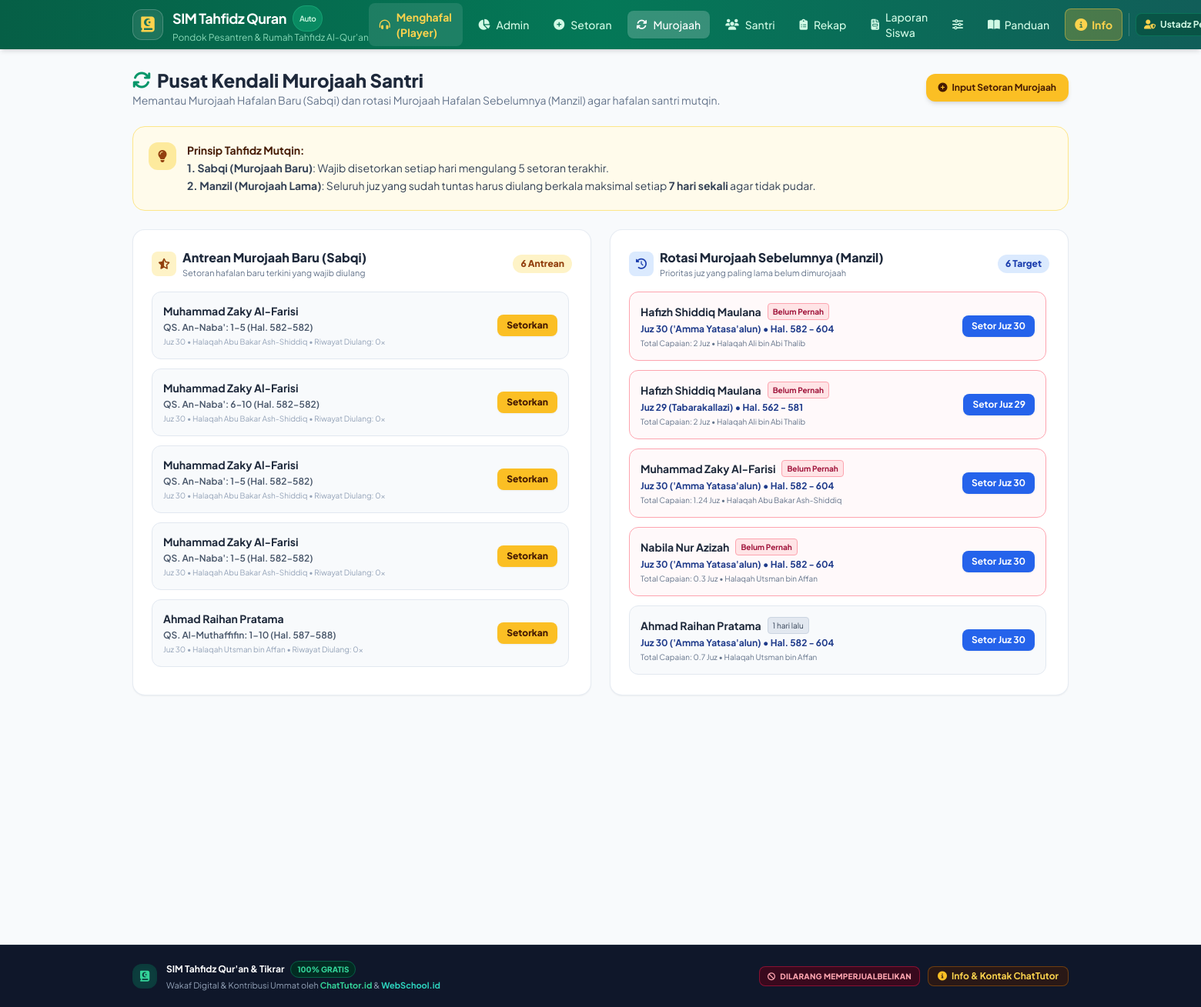
The app's page /murojaah (signed in), older data.
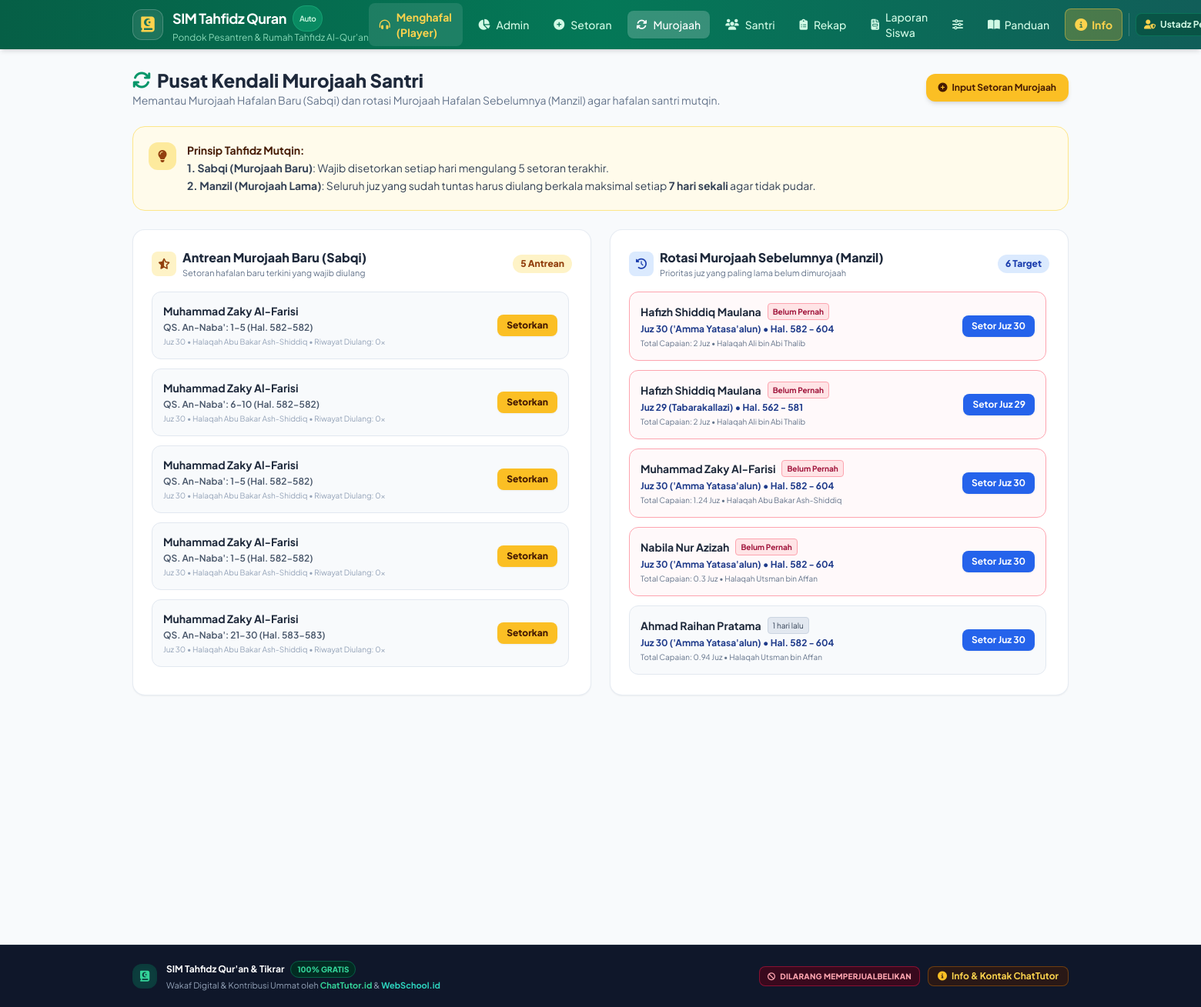
The same page, newer data.
### tables this page shows
CREATE TABLE murojaah_antrean (
                id INTEGER PRIMARY KEY AUTOINCREMENT,
                santri_id INTEGER NOT NULL,
                jenis TEXT NOT NULL CHECK(jenis IN ('baru', 'sebelumnya')),
                judul TEXT NOT NULL,
                surah_mulai_id INTEGER,
                ayat_mulai INTEGER,
                surah_selesai_id INTEGER,
                ayat_selesai INTEGER,
                halaman_mulai INTEGER,
                halaman_selesai INTEGER,
                juz INTEGER,
                status TEXT CHECK(status IN ('menunggu', 'selesai', 'dilewati')) DEFAULT 'menunggu',
                frekuensi INTEGER DEFAULT 0,
                tanggal_terakhir_setoran DATE,
                created_at DATETIME DEFAULT CURRENT_TIMESTAMP,
                FOREIGN KEY (santri_id) REFERENCES santri(id) ON DELETE CASCADE
            );

CREATE TABLE santri (
                id INTEGER PRIMARY KEY AUTOINCREMENT,
                nis TEXT UNIQUE NOT NULL,
                nama TEXT NOT NULL,
                jenis_kelamin TEXT CHECK(jenis_kelamin IN ('L', 'P')) DEFAULT 'L',
                halaqah_id INTEGER,
                target_juz INTEGER DEFAULT 30,
                arah_hafalan TEXT DEFAULT 'juz30_mundur', -- 'juz30_mundur' atau 'juz1_maju'
                terakhir_surah_id INTEGER DEFAULT 78,
                terakhir_ayat INTEGER DEFAULT 0,
                terakhir_halaman INTEGER DEFAULT 582,
                terakhir_juz INTEGER DEFAULT 30,
                total_halaman_hafal REAL DEFAULT 0,
                total_juz_hafal REAL DEFAULT 0,
                status_aktif INTEGER DEFAULT 1,
                foto TEXT,
                created_at DATETIME DEFAULT CURRENT_TIMESTAMP,
                updated_at DATETIME DEFAULT CURRENT_TIMESTAMP,
                FOREIGN KEY (halaqah_id) REFERENCES halaqah(id) ON DELETE SET NULL
            );

CREATE TABLE halaqah (
                id INTEGER PRIMARY KEY AUTOINCREMENT,
                nama TEXT NOT NULL,
                pembimbing TEXT NOT NULL,
                keterangan TEXT,
                created_at DATETIME DEFAULT CURRENT_TIMESTAMP
            );

### app/Models/Santri.php (called while the page is built, shortened)
<?php
class Santri
{
    private PDO $db;
    public function __construct(?PDO $db = null)
    {
        $this->db = $db ?? Database::getConnection();
    }
    public function getAll(string $search = '', ?int $halaqahId = null, string $status = 'aktif'): array
    {
        $sql = "
            SELECT s.*, h.nama as halaqah_nama, h.pembimbing as halaqah_pembimbing
            FROM santri s
            LEFT JOIN halaqah h ON s.halaqah_id = h.id
            WHERE 1=1
        ";
        $params = [];
        if ($status === 'aktif') {
            $sql .= " AND s.status_aktif = 1";
        } elseif ($status === 'nonaktif') {
            $sql .= " AND s.status_aktif = 0";
        }
        $sql .= " ORDER BY s.nama ASC";
        $stmt = $this->db->prepare($sql);
        $stmt->execute($params);
        $santriList = $stmt->fetchAll();
        foreach ($santriList as &$s) {
            $surah = QuranData::getSurah((int)$s['terakhir_surah_id']);
            $s['surah_nama'] = $surah['nama'] ?? 'Surah ' . $s['terakhir_surah_id'];
            $targetJuz = (int)($s['target_juz'] ?: 30);
        }
        return $santriList;
    }
}

### app/QuranData.php (called while the page is built, shortened)
<?php
class QuranData
{
    public static function getSurah(int $surahId): ?array
    {
        return self::$surahs[$surahId] ?? null;
    }
    public static function getJuz(int $juz): ?array
    {
        return self::$juzList[$juz] ?? null;
    }
}

### app/ProgressEngine.php (called while the page is built, shortened)
<?php
class ProgressEngine
{
    private PDO $db;
    public function __construct(?PDO $db = null)
    {
        $this->db = $db ?? Database::getConnection();
    }
    public function getMurojaahSebelumnyaRecommendations(int $santriId): array
    {
        $santri = $this->getSantri($santriId);
        $totalJuz = (float) $santri['total_juz_hafal'];
        $arah = $santri['arah_hafalan'] ?? 'juz30_mundur';
        $juzHafal = [];
        $jumlahJuzPenuh = (int) floor($totalJuz);
        if ($arah === 'juz30_mundur') {
            for ($i = 0; $i < max(1, $jumlahJuzPenuh); $i++) {
                $juzHafal[] = 30 - $i;
            }
        } else {
            for ($i = 1; $i <= max(1, $jumlahJuzPenuh); $i++) {
                $juzHafal[] = $i;
            }
        }
        $recommendations = [];
        foreach ($juzHafal as $jNum) {
            $juzInfo = QuranData::getJuz($jNum);
            $stmt = $this->db->prepare("
                SELECT tanggal_setoran, penilaian, status_kelulusan
                FROM setoran
                WHERE santri_id = ? AND juz = ? AND jenis_setoran = 'murojaah_sebelumnya'
                ORDER BY tanggal_setoran DESC, id DESC
                LIMIT 1
            ");
            $stmt->execute([$santriId, $jNum]);
            $lastMurojaah = $stmt->fetch();
            $tgl = $lastMurojaah['tanggal_setoran'] ?? null;
            $hariLalu = null;
            $urgensi = 'Normal';
            if ($tgl) {
                $diff = (new \DateTime())->diff(new \DateTime($tgl));
                $hariLalu = (int) $diff->days;
            } else {
                $hariLalu = 999;
                $urgensi = 'Belum Pernah Murojaah';
            }
            $recommendations[] = [
                'juz' => $jNum,
                'nama' => $juzInfo['nama'],
                'halaman' => "Hal. {$juzInfo['hal_mulai']} - {$juzInfo['hal_selesai']}",
                'terakhir_murojaah' => $tgl,
                'hari_lalu' => $hariLalu,
                'urgensi' => $urgensi,
                'penilaian_terakhir' => $lastMurojaah['penilaian'] ?? '-'
            ];
        }
        usort($recommendations, fn($a, $b) => $b['hari_lalu'] <=> $a['hari_lalu']);
        return $recommendations;
    }
    public function getSantri(int $id): ?array
    {
        $stmt = $this->db->prepare("
            SELECT s.*, h.nama as halaqah_nama, h.pembimbing as halaqah_pembimbing
            FROM santri s
            LEFT JOIN halaqah h ON s.halaqah_id = h.id
            WHERE s.id = ?
        ");
        $stmt->execute([$id]);
        $row = $stmt->fetch();
        return $row ?: null;
    }
}

### views/murojaah_center.php (the view, shortened to what the changed rows need)
<?php
$db = Database::getConnection();
$santriModel = new Santri($db);
$engine = new ProgressEngine($db);
$allSantri = $santriModel->getAll();
$stmtSabqiAll = $db->query("
    SELECT ma.*, s.nama as santri_nama, s.nis as santri_nis, h.nama as halaqah_nama
    FROM murojaah_antrean ma
    JOIN santri s ON ma.santri_id = s.id
    LEFT JOIN halaqah h ON s.halaqah_id = h.id
    WHERE ma.jenis = 'baru' AND ma.status = 'menunggu'
    ORDER BY ma.id DESC
");
$allSabqi = $stmtSabqiAll->fetchAll();
$manzilAlerts = [];
foreach ($allSantri as $s) {
    $recs = $engine->getMurojaahSebelumnyaRecommendations((int)$s['id']);
    if (!empty($recs)) {
        foreach (array_slice($recs, 0, 2) as $r) {
            $manzilAlerts[] = [
                'santri' => $s,
                'juz' => $r['juz'],
                'nama' => $r['nama'],
                'halaman' => $r['halaman'],
                'hari_lalu' => $r['hari_lalu'],
                'urgensi' => $r['urgensi'],
            ];
        }
    }
}
usort($manzilAlerts, fn($a, $b) => $b['hari_lalu'] <=> $a['hari_lalu']);
?>
<div class="space-y-6">
    <div class="flex flex-col sm:flex-row sm:items-center justify-between gap-4">
        <div>
            <h2 class="text-2xl font-extrabold text-slate-800 flex items-center gap-2">
                <i class="fa-solid fa-arrows-rotate text-emerald-600"></i> Pusat Kendali Murojaah Santri
            </h2>
            <p class="text-sm text-slate-500">
                Memantau Murojaah Hafalan Baru (Sabqi) dan rotasi Murojaah Hafalan Sebelumnya (Manzil) agar hafalan santri mutqin.
            </p>
        </div>
        <a href="setoran" class="inline-flex items-center gap-1.5 text-xs font-bold text-amber-950 bg-amber-400 hover:bg-amber-300 px-4 py-2.5 rounded-xl shadow-md transition-all self-start sm:self-auto">
            <i class="fa-solid fa-plus-circle"></i> Input Setoran Murojaah
        </a>
    </div>
    <div class="bg-amber-50 border border-amber-200 rounded-2xl p-4 sm:p-5 flex items-start gap-3.5 text-amber-950">
        <div class="w-9 h-9 rounded-xl bg-amber-200/80 text-amber-800 flex items-center justify-center flex-shrink-0 text-base">
            <i class="fa-solid fa-lightbulb"></i>
        </div>
        <div class="text-xs sm:text-sm">
            <h4 class="font-bold">Prinsip Tahfidz Mutqin:</h4>
            <p class="text-slate-700 mt-0.5 leading-relaxed">
                <b>1. Sabqi (Murojaah Baru)</b>: Wajib disetorkan setiap hari mengulang 5 setoran terakhir.<br>
                <b>2. Manzil (Murojaah Lama)</b>: Seluruh juz yang sudah tuntas harus diulang berkala maksimal setiap <b>7 hari sekali</b> agar tidak pudar.
            </p>
        </div>
    </div>
    <div class="grid grid-cols-1 lg:grid-cols-2 gap-6">
        <div class="bg-white rounded-2xl p-5 sm:p-6 shadow-sm border border-slate-200/80">
            <div class="flex items-center justify-between mb-4">
                <div class="flex items-center gap-2">
                    <span class="w-8 h-8 rounded-lg bg-amber-100 text-amber-800 flex items-center justify-center text-sm font-bold">
                        <i class="fa-solid fa-star-half-stroke"></i>
                    </span>
                    <div>
                        <h3 class="font-extrabold text-slate-800 text-sm sm:text-base">Antrean Murojaah Baru (Sabqi)</h3>
                        <p class="text-[11px] text-slate-500">Setoran hafalan baru terkini yang wajib diulang</p>
                    </div>
                </div>
                <span class="text-xs font-extrabold text-amber-800 bg-amber-100 px-2.5 py-1 rounded-full">
                    <?= count($allSabqi) ?> Antrean
                </span>
            </div>
            <?php if (empty($allSabqi)): ?>
                <div class="text-center py-10 bg-slate-50 rounded-xl border border-dashed border-slate-200">
                    <p class="text-xs text-slate-400">Tidak ada antrean sabqi yang menunggu saat ini.</p>
                </div>
            <?php else: ?>
                <div class="space-y-3 max-h-[500px] overflow-y-auto pr-1">
                    <?php foreach ($allSabqi as $sq): ?>
                        <div class="p-3.5 rounded-xl bg-slate-50 border border-slate-200 hover:border-amber-400 transition-all flex items-center justify-between gap-3 text-xs">
                            <div>
                                <a href="santri-detail?id=<?= $sq['santri_id'] ?>" class="font-bold text-slate-800 hover:text-emerald-700 text-sm block">
                                    <?= htmlspecialchars($sq['santri_nama']) ?>
                                </a>
                                <div class="text-slate-600 font-semibold mt-1">
                                    <?= htmlspecialchars($sq['judul']) ?>
                                </div>
                                <div class="text-[10px] text-slate-400 mt-0.5">
                                    Juz <?= $sq['juz'] ?> • <?= htmlspecialchars($sq['halaqah_nama'] ?? 'Halaqah Umum') ?> • Riwayat Diulang: <?= $sq['frekuensi'] ?>x
                                </div>
                            </div>
                            <a href="setoran?santri_id=<?= $sq['santri_id'] ?>&jenis=murojaah_baru" class="bg-amber-400 hover:bg-amber-500 text-amber-950 font-extrabold px-3 py-1.5 rounded-lg shadow-sm whitespace-nowrap text-xs">
                                Setorkan
                            </a>
                        </div>
                    <?php endforeach; ?>
                </div>
            <?php endif; ?>
        </div>
        <div class="bg-white rounded-2xl p-5 sm:p-6 shadow-sm border border-slate-200/80">
            <div class="flex items-center justify-between mb-4">
                <div class="flex items-center gap-2">
                    <span class="w-8 h-8 rounded-lg bg-blue-100 text-blue-800 flex items-center justify-center text-sm font-bold">
                        <i class="fa-solid fa-clock-rotate-left"></i>
                    </span>
                    <div>
                        <h3 class="font-extrabold text-slate-800 text-sm sm:text-base">Rotasi Murojaah Sebelumnya (Manzil)</h3>
                        <p class="text-[11px] text-slate-500">Prioritas juz yang paling lama belum dimurojaah</p>
                    </div>
                </div>
                <span class="text-xs font-extrabold text-blue-800 bg-blue-100 px-2.5 py-1 rounded-full">
                    <?= count($manzilAlerts) ?> Target
                </span>
            </div>
            <?php if (empty($manzilAlerts)): ?>
                <div class="text-center py-10 bg-slate-50 rounded-xl border border-dashed border-slate-200">
                    <p class="text-xs text-slate-400">Belum ada catatan target manzil.</p>
                </div>
            <?php else: ?>
                <div class="space-y-3 max-h-[500px] overflow-y-auto pr-1">
                    <?php foreach ($manzilAlerts as $ma):
                        $santri = $ma['santri'];
                        $isUrgent = $ma['hari_lalu'] >= 7;
                        $urgClass = $isUrgent ? 'border-rose-300 bg-rose-50/40' : 'border-slate-200 bg-slate-50';
                        $urgBadge = $isUrgent ? 'bg-rose-100 text-rose-800 font-bold border-rose-300' : 'bg-slate-200 text-slate-700 border-slate-300';
                    ?>
                        <div class="p-3.5 rounded-xl border <?= $urgClass ?> hover:border-blue-400 transition-all flex items-center justify-between gap-3 text-xs">
                            <div>
                                <div class="flex items-center gap-2">
                                    <a href="santri-detail?id=<?= $santri['id'] ?>" class="font-bold text-slate-800 hover:text-emerald-700 text-sm">
                                        <?= htmlspecialchars($santri['nama']) ?>
                                    </a>
                                    <span class="text-[10px] px-1.5 py-0.5 rounded border <?= $urgBadge ?>">
                                        <?= $ma['hari_lalu'] >= 999 ? 'Belum Pernah' : $ma['hari_lalu'] . ' hari lalu' ?>
                                    </span>
                                </div>
                                <div class="font-bold text-blue-900 mt-1">
                                    Juz <?= $ma['juz'] ?> (<?= $ma['nama'] ?>) • <?= $ma['halaman'] ?>
                                </div>
                                <div class="text-[10px] text-slate-500 mt-0.5">
                                    Total Capaian: <?= (float)$santri['total_juz_hafal'] ?> Juz • <?= htmlspecialchars($santri['halaqah_nama'] ?? 'Halaqah Umum') ?>
                                </div>
                            </div>
                            <a href="setoran?santri_id=<?= $santri['id'] ?>&jenis=murojaah_sebelumnya&juz=<?= $ma['juz'] ?>" class="bg-blue-600 hover:bg-blue-700 text-white font-bold px-3 py-1.5 rounded-lg shadow-sm whitespace-nowrap text-xs">
                                Setor Juz <?= $ma['juz'] ?>
                            </a>
                        </div>
                    <?php endforeach; ?>
                </div>
            <?php endif; ?>
        </div>
    </div>
</div>

Row changes from the older to the newer data that the page shows:
no longer on this page (row edited): murojaah_antrean: santri.nama "Ahmad Raihan Pratama", judul "QS. Al-Muthaffifin: 1-10 (Hal. 587-588)", juz "30", halaqah.nama "Halaqah Utsman bin Affan", frekuensi "0"
now on this page (row unchanged): murojaah_antrean: santri.nama "Muhammad Zaky Al-Farisi", judul "QS. An-Naba': 21-30 (Hal. 583-583)", juz "30", halaqah.nama "Halaqah Abu Bakar Ash-Shiddiq", frekuensi "0"
Text that changed along with them:
count($allSabqi): "6" → "5"
new list line: "Ahmad Raihan Pratama 0.94"
new list line: "1 hari lalu Juz 30 ( 'Amma Yatasa'alun ) • Hal. 582 - 604 Total Capaian: Juz • Setor Juz 30"
new list line: "Halaqah Utsman bin Affan"
list line gone: "Ahmad Raihan Pratama 0.7"
list line gone: "1 hari lalu Juz 30 ( 'Amma Yatasa'alun ) • Hal. 582 - 604 Total Capaian: Juz • Setor Juz 30"
list line gone: "Halaqah Utsman bin Affan"
